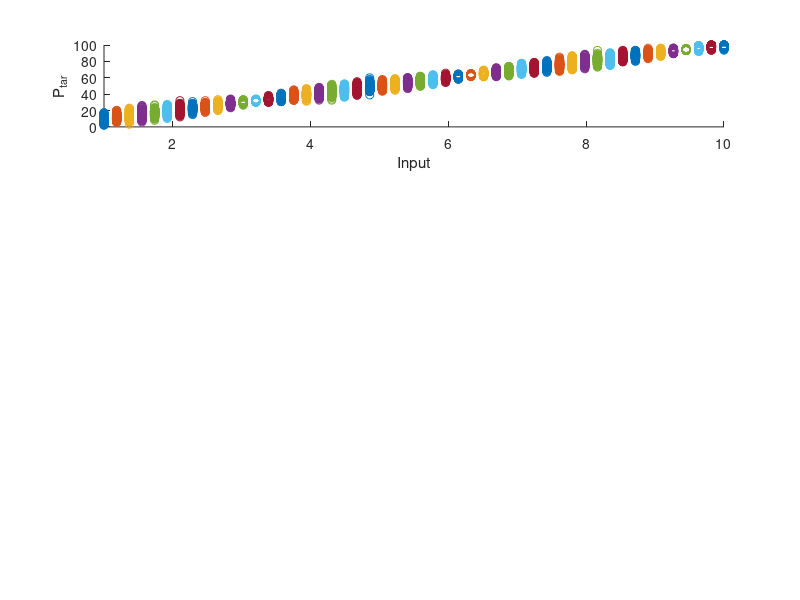

The MATLAB script that drew this image: (Note: this script raises an error after producing the figure.)
clear all
close all

polyOrders = 1;
dim = 1;  % Dimensionality of parameter space
lb = 1;
ub = 10;
numSlice = 50;
numSamples = 200;
%samps = genPosteriorSamples(4);


%% Run Script
xxx = linspace(lb, ub, numSlice);
samples = zeros(numSamples, numSlice);
figure(1)
subplot(4,1,1)
for idx = 1:numSlice
    variance = 10*abs(sin(xxx(idx)));
    samples(:,idx) = normrnd(10*xxx(idx), variance^0.5, [numSamples,1]);
    scatter(xxx(idx)*ones([numSamples,1]), samples(:,idx), 'blue');
    xlim([1, 10])
    ylim([0, 100])
    hold on
    xlabel("Input")
    ylabel("P_{tar}")
end
    
samps = normrnd(100, 10, [200,1]);
K = length(samps(:,1));

options = optimoptions('fmincon', 'MaxIterations',  1000, 'algorithm',...
    'sqp', 'StepTolerance', 1e-14, 'MaxFunctionEvaluations', 10000);


figure(1)
subplot(4,1,2)
xlim([1, 10])
ylim([0, 100])
plot([0,10], [2,2],'blue')
hold on
plot([0,10], [-2,-2], 'blue')
hold on
for dmx = 1:numSlice
    fprintf("Iteration %d", dmx);
    samps = samples(:,dmx);
    for idx = 1:length(dim)
        multi_indices = genTotalOrderMI(polyOrders, idx);
        %multi_indices = genNoCross(polyOrders(dmx), idx);
        %multi_indices = genNoMixedMI(polyOrders(dmx), idx);
        if dmx == 1
            gammas(dmx).val = ones([1, length(multi_indices(:,1))]);
        else
            gammas(dmx).val = gammas(dmx-1).val;
        end
        objF  = @(xx) objectiveFunc(xx, samps, multi_indices, idx);
        const = @(xx) constraintFunc(xx, samps, multi_indices, idx, 10^-8);
        gammas(dmx).val = fmincon(...
            objF, ...
            gammas(dmx).val,...
            [],[],[],[],[],[],...
            const, ...
            options...
            );
    end
    r = zeros(size(samps));
    for idx = 1:length(samps(:,1))
        r(idx) = tMAP(samps(idx,:), gammas(dmx).val, multi_indices);
    end

    figure(1)
    subplot(4,1,2)
    xlim([1, 10])
    plot([0,10], [2,2],'blue')
    hold on
    plot([0,10], [-2,-2], 'blue')
    hold on
    scatter(xxx(dmx)*ones([numSamples,1]), r, 'red');
    hold on
    xlabel("Input")
    ylabel("P_{ref}")
    drawnow 
    
    figure(1)
    subplot(4,1,3)
    xlim([1, 10])
    hold on
    scatter(xxx(dmx), gammas(dmx).val(1), 'black');
    hold on
    xlabel("Input")
    ylabel({"MAP", "Param 1"})
    drawnow 
    
    figure(1)
    subplot(4,1,4)
    xlim([1, 10])
    hold on
    scatter(xxx(dmx), gammas(dmx).val(2), 'black');
    hold on
    xlabel("Input")
    ylabel({"MAP", " Param 2"})
    drawnow 
end

for tmz = 1:numSlice
    x1(tmz) = gammas(tmz).val(1);
    x2(tmz) = gammas(tmz).val(2);
end

x1r = fitrsvm(xxx', x1,'KernelFunction','gaussian','KernelScale','auto', 'Standardize',true, 'OptimizeHyperparameters','auto');

x2r = fitrsvm(xxx', x2,'KernelFunction','gaussian','KernelScale','auto', 'Standardize',true, 'OptimizeHyperparameters','auto');


figure(1)
subplot(4,1,3)
plot(xxx, predict(x1r, xxx'), 'red')
drawnow 

figure(1)
subplot(4,1,4)
plot(xxx, predict(x2r, xxx'), 'red')